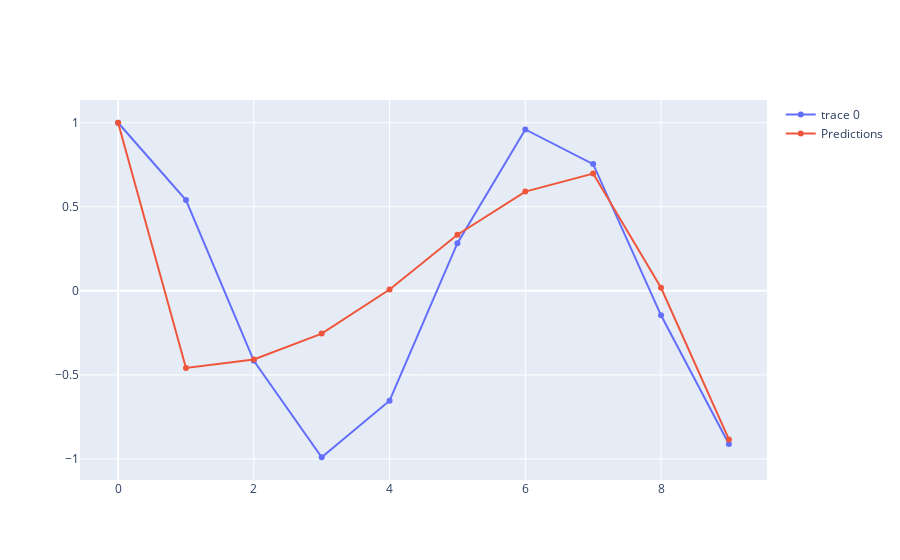

The code cell stored with this chart in its notebook:
### Code cell
fig.add_trace(go.Scatter(x=x.flatten(), y=output.flatten(),name='Predictions'))
fig

### Figure 1 — Plotly figure (JSON) as saved in the notebook; plotly's stock layout.template omitted (floating-point values rounded to 4 significant figures)
{"data": [{"type": "scatter", "x": [0, 1, 2, 3, 4, 5, 6, 7, 8, 9], "y": [1, 0.5403, -0.4161, -0.99, -0.6536, 0.2837, 0.9602, 0.7539, -0.1455, -0.9111]}, {"name": "Predictions", "type": "scatter", "x": [0, 1, 2, 3, 4, 5, 6, 7, 8, 9], "y": [1.0, -0.4588, -0.4079, -0.2544, 0.007716, 0.3339, 0.5905, 0.6976, 0.01822, -0.8839]}], "layout": {}}
